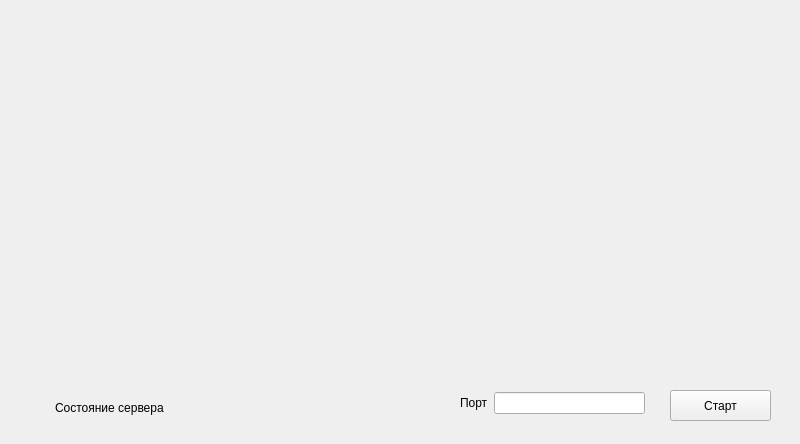
<?xml version="1.0" encoding="UTF-8"?>
<ui version="4.0">
 <class>Widget</class>
 <widget class="QWidget" name="Widget">
  <property name="geometry">
   <rect>
    <x>0</x>
    <y>0</y>
    <width>800</width>
    <height>444</height>
   </rect>
  </property>
  <property name="windowTitle">
   <string>Сервер</string>
  </property>
  <widget class="QLabel" name="serverStatusLabel">
   <property name="geometry">
    <rect>
     <x>55</x>
     <y>400</y>
     <width>301</width>
     <height>16</height>
    </rect>
   </property>
   <property name="text">
    <string>Состояние сервера</string>
   </property>
  </widget>
  <widget class="QLabel" name="imageLabel">
   <property name="geometry">
    <rect>
     <x>45</x>
     <y>50</y>
     <width>641</width>
     <height>331</height>
    </rect>
   </property>
   <property name="text">
    <string/>
   </property>
  </widget>
  <widget class="QWidget" name="layoutWidget">
   <property name="geometry">
    <rect>
     <x>460</x>
     <y>390</y>
     <width>185</width>
     <height>26</height>
    </rect>
   </property>
   <layout class="QHBoxLayout" name="horizontalLayout">
    <item>
     <widget class="QLabel" name="label">
      <property name="text">
       <string>Порт</string>
      </property>
     </widget>
    </item>
    <item>
     <widget class="QLineEdit" name="portLineEdit"/>
    </item>
   </layout>
  </widget>
  <widget class="QPushButton" name="startButton">
   <property name="geometry">
    <rect>
     <x>670</x>
     <y>390</y>
     <width>101</width>
     <height>31</height>
    </rect>
   </property>
   <property name="text">
    <string>Старт</string>
   </property>
  </widget>
 </widget>
 <resources/>
 <connections/>
</ui>
